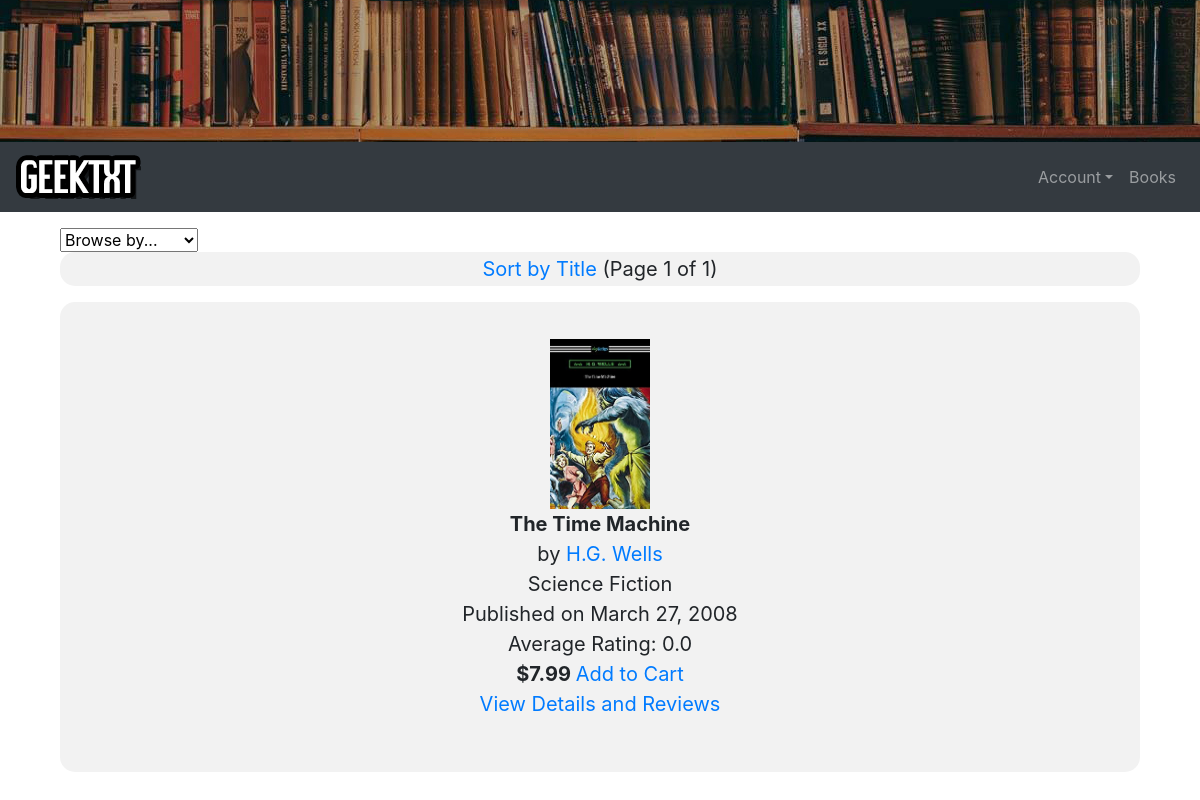
/Sciencefiction, run on the app's committed database.
### bookstore/models.py (models this page shows, shortened)
class Book(models.Model):
	title = models.CharField(max_length=100)
	author = models.ForeignKey(Author, on_delete=models.CASCADE)
	datePublished = models.DateField()
	bookDescription = models.TextField(null=True)
	genre = models.ForeignKey(Genre, on_delete=models.SET('Default'))
	publisher = models.ForeignKey(Publisher, on_delete=models.SET('Default'))
	price = models.DecimalField(max_digits=5, decimal_places=2)
	photo = models.ImageField(upload_to="gallery")
	aveRating = models.DecimalField(max_digits=3, decimal_places=1, default=0)
	class Meta:
		ordering = ['price']

class Author(models.Model):
	name = models.CharField(max_length=50)
	biography = models.CharField(max_length=500)
	def __str__(self):
		return self.name

class Genre(models.Model):
	genre = models.CharField(max_length=50)
	def __str__(self):
		return self.genre

### bookstore/views.py (the view)
# urls.py: path('Sciencefiction', views.Sciencefiction, name='Sciencefiction'),
def Sciencefiction(request):
    book_list = Book.objects.all().filter(genre_id=2)
    paginator = Paginator(book_list, 10)
    page = request.GET.get('page')
    try:
        books = paginator.page(page)
    except PageNotAnInteger:
        books = paginator.page(1)
    except EmptyPage:
        books = paginator.page(paginator.num_pages)
    return render(request,'bookstore/books-sciencefiction.html', {'books': books})

### bookstore/templates/bookstore/books-sciencefiction.html (shortened to what this page needs)
{% extends 'base.html'%}
{% block content %}
{% load staticfiles %}
<head>
</head>
<body>
<div class="container-fluid">
<select name="forma" onchange="location = this.value;">
 <option value="{% url 'bookstore-books' %}">Browse by...</option>
</select>
<center>
<div class="span2">
<blockquote class="blockquote" style="background-color:#f2f2f2;border-radius: 15px;padding:2px;">
    <a href="{% url 'Sciencefictionabc' %}" class="button">Sort by Title</a>
    <span class="step-links">
        <span class="current">
            (Page {{ books.number }} of {{ books.paginator.num_pages }})
        </span>
    </span>
	</blockquote>
</div>
<div class="span10">
{% for book in books|dictsort:"title" %}
    <center>
        <blockquote class="blockquote" style="background-color:#f2f2f2;border-radius: 15px;padding:2px;">
                <p class="ex1">
                    <img id="img_{{ forloop.counter }}" src="{{ book.photo.url }}" width=100 height=170>
                    <br>
                    <span class="font-weight-bold">
                        {{ book.title }}
                    </span>
                    <br>
                    by <a href="{% url 'authors' book.author.id %}"> {{ book.author }}</a>
                    <br> {{ book.genre }}
                    <br>
                    Published on {{ book.datePublished }}
                    <br>
                    Average Rating: {{ book.aveRating }}
                    <br>
                    <span class="font-weight-bold">
                        ${{ book.price }}
                    </span>
                    <a href="{% url 'addtocart' book.id %}?from={{request.path|urlencode}}">Add to Cart</a>
                    <br>
                    <a href="{% url 'reviews' book.id book.title %}">View Details and Reviews</a>
                    <br>
                </p>
        </blockquote>
    </center>
{% endfor %}
{% endblock content %}

### bookstore/templates/bookstore/books-sciencefiction.html (style rules this page uses)
p.ex1 { padding: 35px; }

### data on the page
Book: photo (picture), title "The Time Machine", author "H.G. Wells", genre "Science Fiction", datePublished "March 27, 2008", aveRating "0.0", price "7.99"

### other printed values
{{ books.number }} "1"
{{ books.paginator.num_pages }} "1"
